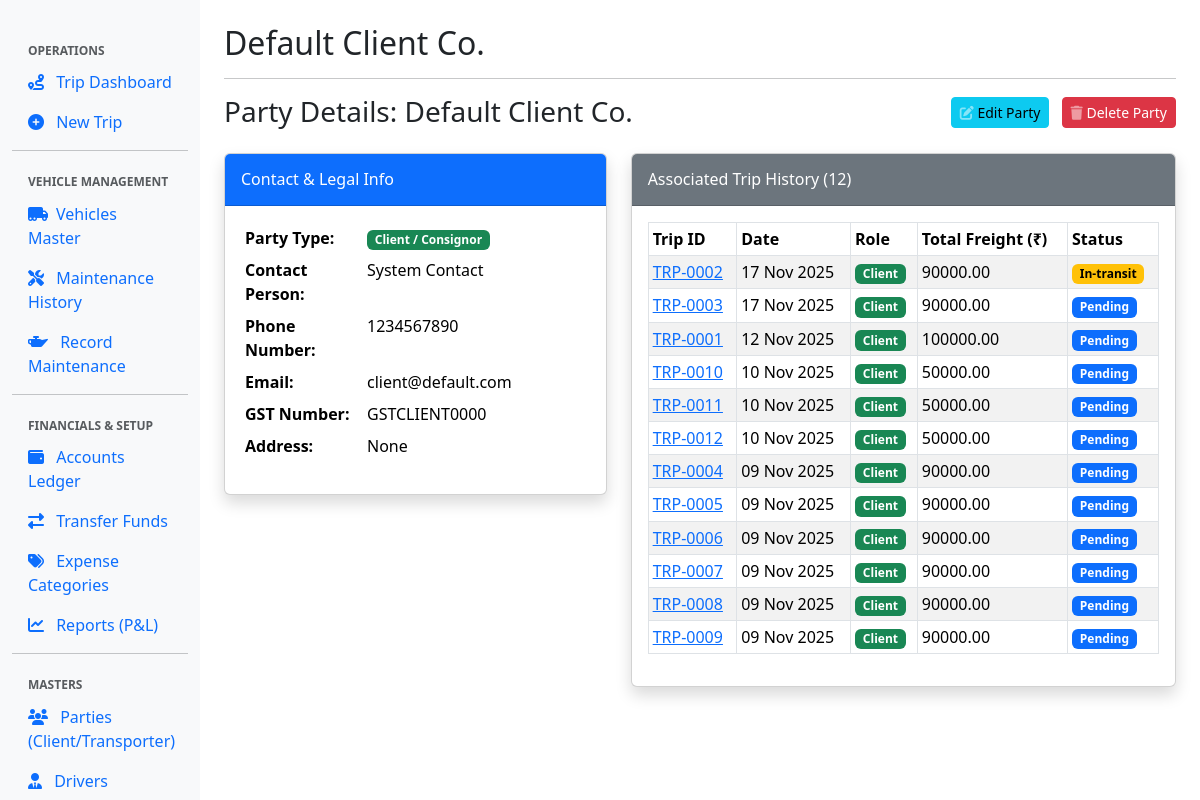
Page /parties/2/ on the committed database.
### management/models.py (models this page shows, shortened)
class PartyMaster(models.Model):
    party_type = models.CharField(
        max_length=20, choices=PARTY_TYPE_CHOICES, default='OTHER', verbose_name="Party Type (Role)"
    )
    name = models.CharField(max_length=100, verbose_name="Company/Vendor Name")
    nick_name = models.CharField(max_length=50, blank=True, null=True)
    contact_person = models.CharField(max_length=100, blank=True, null=True)
    phone_number = models.CharField(max_length=15, blank=True, null=True)
    email = models.EmailField(max_length=100, blank=True, null=True)
    address = models.TextField(blank=True, null=True)
    gst_number = models.CharField(max_length=15, blank=True, null=True, verbose_name="GST Number")
    pan_number = models.CharField(max_length=10, blank=True, null=True, verbose_name="PAN/Tax ID")
    bank_account_no = models.CharField(max_length=30, blank=True, null=True)
    ifsc_code = models.CharField(max_length=20, blank=True, null=True, verbose_name="IFSC Code")
    commission_rate = models.DecimalField(
        max_digits=5, decimal_places=2, default=Decimal('0.00'), verbose_name="Commission %"
    )
    orai_charge = models.DecimalField(
        max_digits=10, decimal_places=2, default=Decimal('0.00'), verbose_name="Orai Fixed Charge"
    )

class Trip(models.Model):
    trip_id = models.CharField(
        max_length=15, unique=True, blank=True, editable=False, verbose_name="Trip ID"
    )
    date = models.DateField()
    vehicle = models.ForeignKey('management.Vehicle', on_delete=models.PROTECT)
    driver = models.ForeignKey(Driver, on_delete=models.PROTECT)
    client = models.ForeignKey(
        PartyMaster,
        on_delete=models.PROTECT,
        limit_choices_to={'party_type': 'CLIENT'},
        related_name='trips_as_client',
        verbose_name="Client (Consignor)"
    )
    transporter = models.ForeignKey(
        PartyMaster,
        on_delete=models.PROTECT,
        limit_choices_to={'party_type': 'TRANSPORTER'},
        related_name='trips_as_transporter',
        verbose_name="Transporter (Carrier)"
    )
    origin = models.CharField(max_length=100)
    destination = models.CharField(max_length=100)
    rate = models.DecimalField(max_digits=10, decimal_places=2)
    weight = models.DecimalField(max_digits=10, decimal_places=2)
    total_freight = models.DecimalField(
        max_digits=12, decimal_places=2, default=Decimal('0.00'), editable=False
    )
    commission_amount = models.DecimalField(
        max_digits=12, decimal_places=2, default=Decimal('0.00'), editable=False
    )
    orai_amount = models.DecimalField(
        max_digits=12, decimal_places=2, default=Decimal('0.00'), editable=False
    )
    halting = models.DecimalField(max_digits=10, decimal_places=2, default=Decimal('0.00'))
    advance = models.DecimalField(max_digits=10, decimal_places=2, default=Decimal('0.00'))
    status = models.CharField(
        max_length=20, choices=TRIP_STATUS_CHOICES, default='PENDING'
    )

### management/views.py (the view)
# urls.py: path('parties/<int:pk>/', views.party_detail, name='party_detail'),
def party_detail(request, pk):
    party = get_object_or_404(PartyMaster, pk=pk)
    associated_trips = Trip.objects.filter(Q(client=party) | Q(transporter=party)).order_by('-date')
    context = {'party': party, 'associated_trips': associated_trips, 'title': party.name}
    return render(request, 'management/party_detail.html', context)

### management/templates/management/party_detail.html
{% extends "base.html" %}
{% load static %}
{% load mathfilters %}
{% block content %}
<div class="d-flex justify-content-between align-items-center mb-4">
    <h1 class="h3 mb-0 text-gray-800">Party Details: {{ party.name }}</h1>
    <div>
        <a href="{% url 'party_update' pk=party.pk %}" class="btn btn-info btn-icon-split btn-sm me-2">
            <span class="icon text-white-50"><i class="fas fa-edit"></i></span>
            <span class="text">Edit Party</span>
        </a>
        <a href="{% url 'party_delete' pk=party.pk %}" class="btn btn-danger btn-icon-split btn-sm">
            <span class="icon text-white-50"><i class="fas fa-trash"></i></span>
            <span class="text">Delete Party</span>
        </a>
    </div>
</div>
<div class="row">
    <div class="col-lg-5">
        <div class="card shadow mb-4">
            <div class="card-header py-3 bg-primary text-white">
                <h6 class="m-0 font-weight-bold">Contact & Legal Info</h6>
            </div>
            <div class="card-body">
                <table class="table table-borderless table-sm detail-table">
                    <tr>
                        <th width="35%">Party Type:</th>
                        <td>
                            {% if party.party_type == 'CLIENT' %}
                                <span class="badge bg-success text-white">{{ party.get_party_type_display }}</span>
                            {% elif party.party_type == 'TRANSPORTER' %}
                                <span class="badge bg-primary text-white">{{ party.get_party_type_display }}</span>
                            {% else %}
                                <span class="badge bg-secondary text-white">{{ party.get_party_type_display }}</span>
                            {% endif %}
                        </td>
                    </tr>
                    <tr>
                        <th>Contact Person:</th>
                        <td>{{ party.contact_person|default:"N/A" }}</td>
                    </tr>
                    <tr>
                        <th>Phone Number:</th>
                        <td>{{ party.phone_number|default:"N/A" }}</td>
                    </tr>
                    <tr>
                        <th>Email:</th>
                        <td>{{ party.email|default:"N/A" }}</td>
                    </tr>
                    <tr>
                        <th>GST Number:</th>
                        <td>{{ party.gst_number|default:"N/A" }}</td>
                    </tr>
                    <tr>
                        <th>Address:</th>
                        <td>{{ party.address|linebreaksbr|default:"N/A" }}</td>
                    </tr>
                </table>
            </div>
        </div>
    </div>
    <div class="col-lg-7">
        <div class="card shadow mb-4">
            <div class="card-header py-3 bg-secondary text-white">
                <h6 class="m-0 font-weight-bold">Associated Trip History ({{ associated_trips|length }})</h6>
            </div>
            <div class="card-body">
                <div class="table-responsive">
                    {% if associated_trips %}
                    <table class="table table-bordered table-striped table-sm" width="100%" cellspacing="0">
                        <thead>
                            <tr>
                                <th>Trip ID</th>
                                <th>Date</th>
                                <th>Role</th>
                                <th>Total Freight (₹)</th>
                                <th>Status</th>
                            </tr>
                        </thead>
                        <tbody>
                            {% for trip in associated_trips %}
                            <tr>
                                <td><a href="{% url 'trip_detail' trip_id=trip.trip_id %}">{{ trip.trip_id }}</a></td>
                                <td>{{ trip.date|date:"d M Y" }}</td>
                                <td>
                                    {% if trip.client == party and trip.transporter == party %}
                                        <span class="badge bg-warning text-dark">Client & Transporter</span>
                                    {% elif trip.client == party %}
                                        <span class="badge bg-success">Client</span>
                                    {% elif trip.transporter == party %}
                                        <span class="badge bg-primary">Transporter</span>
                                    {% endif %}
                                </td>
                                <td>{{ trip.total_freight|floatformat:2 }}</td>
                                <td>
                                    <span class="badge text-bg-{% if trip.status == 'COMPLETED' %}success{% elif trip.status == 'IN_TRANSIT' %}warning{% else %}primary{% endif %}">
                                        {{ trip.get_status_display }}
                                    </span>
                                </td>
                            </tr>
                            {% endfor %}
                        </tbody>
                    </table>
                    {% else %}
                    <p class="text-muted">This party has not been associated with any trips yet.</p>
                    {% endif %}
                </div>
            </div>
        </div>
    </div>
</div>
{% endblock %}

### management/templates/base.html (shortened to what this page needs)
{% load static %}
<!DOCTYPE html>
<html lang="en">
<head>
    <link rel="stylesheet" href="https://cdnjs.cloudflare.com/ajax/libs/font-awesome/6.5.2/css/all.min.css">
    <link href="https://cdn.jsdelivr.net/npm/bootstrap@5.3.3/dist/css/bootstrap.min.css" rel="stylesheet">
</head>
<body>
    <div class="container-fluid">
        <div class="row">
            <nav class="col-md-2 d-none d-md-block sidebar">
                <div class="sidebar-sticky">
                    <h6 class="sidebar-heading d-flex justify-content-between align-items-center px-3 mt-4 mb-1 text-muted">
                        <span>Operations</span>
                    </h6>
                    <ul class="nav flex-column">
                        <li class="nav-item">
                            <a class="nav-link {% if request.resolver_match.url_name == 'trip_list' %}active{% endif %}" href="{% url 'trip_list' %}">
                                <i class="fas fa-route me-2"></i> Trip Dashboard
                            </a>
                        </li>
                        <li class="nav-item">
                            <a class="nav-link {% if request.resolver_match.url_name == 'trip_create' %}active{% endif %}" href="{% url 'trip_create' %}">
                                <i class="fas fa-plus-circle me-2"></i> New Trip
                            </a>
                        </li>
                    </ul>
                    <hr class="my-2">
                    <h6 class="sidebar-heading d-flex justify-content-between align-items-center px-3 mt-4 mb-1 text-muted">
                        <span>Vehicle Management</span>
                    </h6>
                    <ul class="nav flex-column">
                        <li class="nav-item">
                            <a class="nav-link {% if 'vehicle_list' in request.resolver_match.url_name %}active{% endif %}" href="{% url 'vehicle_list' %}">
                                <i class="fas fa-truck-moving me-2"></i>Vehicles Master
                            </a>
                        </li>
                        <li class="nav-item">
                            <a class="nav-link {% if 'maintenance_expense' in request.resolver_match.url_name %}active{% endif %}" href="{% url 'maintenance_expense_list' %}">
                                <i class="fas fa-tools me-2"></i> Maintenance History
                            </a>
                        </li>
                        <li class="nav-item">
                            <a class="nav-link {% if request.resolver_match.url_name == 'maintenance_expense_create' %}active{% endif %}" href="{% url 'maintenance_expense_create' %}">
                                <i class="fas fa-oil-can me-2"></i> Record Maintenance
                            </a>
                        </li>
                    </ul>
                    <hr class="my-2">
                    <h6 class="sidebar-heading d-flex justify-content-between align-items-center px-3 mt-4 mb-1 text-muted">
                        <span>Financials & Setup</span>
                    </h6>
                    <ul class="nav flex-column">
                        <li class="nav-item">
                            <a class="nav-link {% if 'account' in request.resolver_match.url_name and 'transfer' not in request.resolver_match.url_name %}active{% endif %}" href="{% url 'account_list' %}">
                                <i class="fas fa-wallet me-2"></i> Accounts Ledger
                            </a>
                        </li>
                        <li class="nav-item">
                            <a class="nav-link {% if request.resolver_match.url_name == 'account_transfer' %}active{% endif %}" href="{% url 'account_transfer' %}">
                                <i class="fas fa-exchange-alt me-2"></i> Transfer Funds
                            </a>
                        </li>
                         <li class="nav-item">
                            <a class="nav-link {% if 'expense_category' in request.resolver_match.url_name %}active{% endif %}" href="{% url 'expense_category_list' %}">
                                <i class="fas fa-tags me-2"></i> Expense Categories
                            </a>
                        </li>
                        <li class="nav-item">
                            <a class="nav-link" href="#">
                                <i class="fas fa-chart-line me-2"></i> Reports (P&L)
                            </a>
                        </li>
                    </ul>
                    <hr class="my-2">
                    <h6 class="sidebar-heading d-flex justify-content-between align-items-center px-3 mt-4 mb-1 text-muted">
                        <span>Masters</span>
                    </h6>
                    <ul class="nav flex-column">
                       <li class="nav-item">
                            <a class="nav-link {% if 'party' in request.resolver_match.url_name %}active{% endif %}" href="{% url 'party_list' %}">
                                <i class="fas fa-users me-2"></i> Parties (Client/Transporter)
                            </a>
                        </li>
                        <li class="nav-item">
                            <a class="nav-link {% if 'driver' in request.resolver_match.url_name %}active{% endif %}" href="{% url 'driver_list' %}">
                                <i class="fas fa-user-tie me-2"></i> Drivers
                            </a>
                        </li>
                    </ul>
                </div>
            </nav>
            <main role="main" class="col-md-10 ml-sm-auto px-4 main-content">
                <h1 class="h2 mt-4 mb-3">{{ title|default:"TMS Dashboard" }}</h1>
                <hr>
                {% block content %}
                {% endblock content %}
            </main>
        </div>
    </div>
</body>
</html>

### management/templates/base.html (style rules this page uses)
.sidebar { height: 100vh; background-color: #f8f9fa; padding-top: 20px; position: fixed; top: 0; left: 0; z-index: 1000; overflow-y: auto; width: 16.666%; }
.main-content { margin-left: 16.666%; padding-left: 1.5rem; padding-right: 1.5rem; }
.sidebar-heading { font-size: .75rem; text-transform: uppercase; font-weight: bold; }

### rows in the picture
PartyMaster: name "Default Client Co.", party_type "Client / Consignor", contact_person "System Contact", phone_number "1234567890", email "client@default.com", gst_number "GSTCLIENT0000", address "None"
Trip: trip_id "TRP-0002", date "17 Nov 2025", shows "Client", total_freight "90000.00", status "In-transit"
Trip: trip_id "TRP-0003", date "17 Nov 2025", shows "Client", total_freight "90000.00", status "Pending"
Trip: trip_id "TRP-0001", date "12 Nov 2025", shows "Client", total_freight "100000.00", status "Pending"
Trip: trip_id "TRP-0010", date "10 Nov 2025", shows "Client", total_freight "50000.00", status "Pending"
Trip: trip_id "TRP-0011", date "10 Nov 2025", shows "Client", total_freight "50000.00", status "Pending"
Trip: trip_id "TRP-0012", date "10 Nov 2025", shows "Client", total_freight "50000.00", status "Pending"
Trip: trip_id "TRP-0004", date "09 Nov 2025", shows "Client", total_freight "90000.00", status "Pending"
Trip: trip_id "TRP-0005", date "09 Nov 2025", shows "Client", total_freight "90000.00", status "Pending"
Trip: trip_id "TRP-0006", date "09 Nov 2025", shows "Client", total_freight "90000.00", status "Pending"
Trip: trip_id "TRP-0007", date "09 Nov 2025", shows "Client", total_freight "90000.00", status "Pending"
Trip: trip_id "TRP-0008", date "09 Nov 2025", shows "Client", total_freight "90000.00", status "Pending"
Trip: trip_id "TRP-0009", date "09 Nov 2025", shows "Client", total_freight "90000.00", status "Pending"

### other values in the picture
{{ associated_trips|length }} "12"
